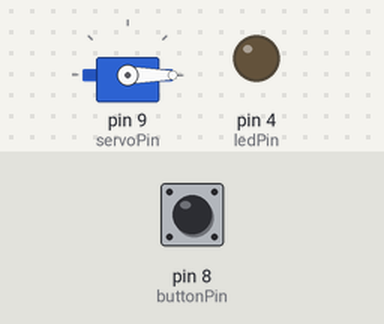
A sketch run on a simulated Arduino Pro Mini, built for the host (arithmetic inside an expression is 32-bit, double 64-bit). Shown: servo, output pins drawn as LEDs (lit = HIGH). The inputs (shaded band) are chosen by the test bench; at power-on: pin 8 (buttonPin) LOW. The local clock reads 2024-03-15 10:24:30 at power-on unless the sketch sets it; EEPROM starts erased; what the sketch prints to the serial monitor is not drawn.

Above: at 5.8 s.
5.9 s: pin 8 (buttonPin) pulled HIGH for 0.15 s
At 8.8 s:
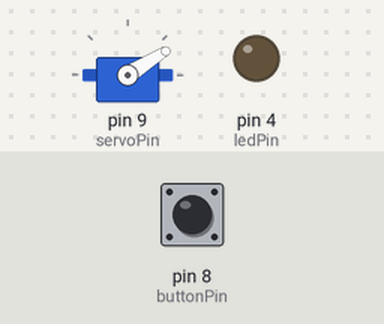
9.0 s: pin 8 (buttonPin) pulled HIGH for 0.15 s
At 10.15 s:
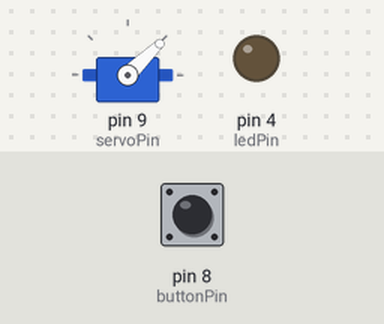
At 12.2 s:
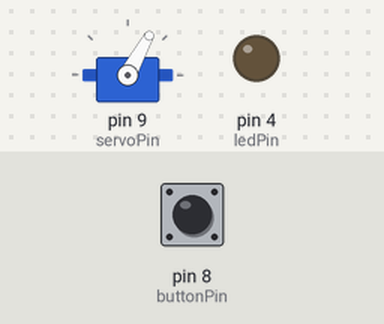
Timing chart, 0 to 31.0 s (numbered marks = the images above; inputs shaded):
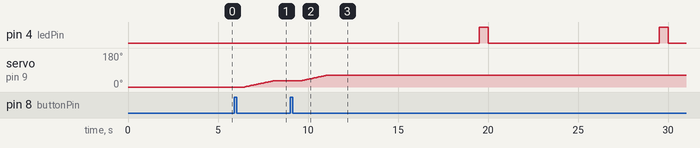

Measured:
- after the input at 5.9 s, servo on pin 9 (servoPin): moves from 0° to 32° over 1.6 s, starting after 0.58 s
- after the input at 9.0 s, servo on pin 9 (servoPin): moves from 32° to 61° over 1.4 s, starting after 0.58 s
- by itself, pin 4 (ledPin): alternates HIGH for 0.50 s and LOW for 9.5 s

The sketch:

cats_feeder.ino
```cpp
#include <Servo.h>
#include <EEPROM.h>
#include <iarduino_RTC.h>
#include <Wire.h>

// ARDUINO PRO MINI !!!

Servo myservo;  // create servo object to control a servo

int servoPin = 9;
int buttonPin = 8;
int ledPin = 4;

unsigned long servoMls;
unsigned long servoTime = 5000;
unsigned long setTime = 0;

int anglesPlus [5] = {0, 32, 61, 92, 124};
int anglesMinus [5] = {0, 27, 56, 88, 124};
int fixPlus = 1;
int fixMinus = -3;
String feedTimes[]={"08:00", "13:00", "18:00", "23:00"};
bool skipNext = false;

const bool debug = true;

struct ServoInfo {
  int pos; // 0 - 4
  int dir; // -1, 1
  int posStart; // 0 - 4
  int count; // 0 - 4
};

ServoInfo info;

iarduino_RTC time(RTC_DS1302, 5, 7, 6);  // RST, CLK, DAT

void setup() {
  time.begin();

  if (debug) {
    Serial.begin(9600);
    Serial.println("Start");
    Serial.println(time.gettime("H:i"));
  }

  // time.settime(0, 26, 17, 9, 03, 2019, 6);

  EEPROM.get(0, info);
  if (info.pos > 4 || info.pos < 0 || info.dir != 1 && info.dir != -1) {
    info.pos = 0;
    info.dir = 1;
    info.posStart = 0;
    info.count = 0;
    EEPROM.put(0, info);
    if (debug) {
      Serial.println("Init servo variable");
    }
  } else if (debug) {
    Serial.println("Servo variables:");
    Serial.print("Angle num:");
    Serial.println(String(info.pos));
    Serial.print("Direction:");
    Serial.println(String(info.dir));
    Serial.print("Start position:");
    Serial.println(String(info.posStart));
    Serial.print("Count:");
    Serial.println(String(info.count));
  }

  pinMode(ledPin, OUTPUT);
  digitalWrite(ledPin, info.count == 4 ? HIGH : LOW);

  pinMode(buttonPin, INPUT);
  myservo.attach(servoPin);
  myservo.write(info.dir > 0 ? anglesPlus[info.pos] : anglesMinus[info.pos]);
  servoMls = millis() + 1;
}

void putFeed() {
  if (debug) {
    Serial.println("Put feed");
  }
  info.posStart = info.pos;
  info.count = 0;
  EEPROM.put(0, info);
  digitalWrite(ledPin, LOW);
  skipNext = false;
  delay(5000);
}

void eatTime() {
  if (debug) {
    Serial.println("Eat time");
  }

  if (info.count >= 4) {
    if (debug) {
      Serial.println("No food");
    }
    return;
  }
  info.count += 1;

  int pos = info.pos;
  while (true) {
    pos += info.dir;
    if (pos > 4 || pos < 0) {
      info.dir = - info.dir;
      pos = info.posStart;
    } else {
      break;
    }
  }

  if (info.count == 4) {
    digitalWrite(ledPin, HIGH);
  }

  rotate(pos);
}

void rotate(int pos) {
  int angleCur = info.dir > 0 ? anglesPlus[info.pos] : anglesMinus[info.pos];
  int angleTo = info.dir > 0 ? anglesPlus[pos] : anglesMinus[pos];

  if (debug) {
    Serial.print("Ratate from ");
    Serial.print(String(info.pos));
    Serial.print(" to ");
    Serial.println(String(pos));
  }

  info.pos = pos;
  EEPROM.put(0, info);

  int inc = 0;
  if (angleCur > angleTo) {
    inc = -1;
  } else if (angleCur < angleTo) {
    inc = 1;
  } else {
    return;
  }

  if (debug) {
    Serial.print("Step is ");
    Serial.println(String(inc));
  }

  myservo.attach(servoPin);
  for (int i = angleCur; i != angleTo; i += inc) {
    if (debug) {
      Serial.print(String(i));
      Serial.print(' ');
    }
    myservo.write(i);
    delay(50);
  };
  myservo.write(angleTo);
  if (debug) {
    Serial.println(String(angleTo));
  }
  servoMls = millis();
}

void loop() {
  unsigned long cur = millis();

  if (servoMls > 0) {
    // Servo started
    if (cur > servoTime && cur < servoTime * 2 ||  cur > servoMls + servoTime) {
      servoMls = 0;
      myservo.detach();
    }
    return;
  }

  if (digitalRead(buttonPin) == HIGH) {
    delay(30);
    if (digitalRead(buttonPin) == HIGH) {
      // Real button press
      delay(500);
      if (digitalRead(buttonPin) == HIGH) {
        // Long press
        putFeed();
      } else {
        // Short press
        eatTime();
        skipNext = true;
      }
    }
  }

  if (cur % 60000 < 10) {
    // Вдруг будет пропуск тиков из-за чего-то
    String curTime = time.gettime("H:i");
    Serial.println(curTime);

    for (int i = 0; i < 5; i += 1) {
      if (feedTimes[i] == curTime) {
        if (skipNext) {
          skipNext = false;
          // Мог застрять на проблестковости, что идет пропуск и остаться гореть
          digitalWrite(ledPin, info.count == 4 ? HIGH : LOW);
          if (debug) {
            Serial.println("Skip eat");
          }
        } else {
          eatTime();
        }
        break;
      }
    }

    if (curTime == '00:00') {
      for (int i = 0; i < 5; i += 1) {
        digitalWrite(ledPin, HIGH);
        delay(500);
        digitalWrite(ledPin, LOW);
        delay(500);
      }
    }
    // Обождать, чтоб таймер опять не сработал
    delay(10);
  }

  if (info.count != 4) {
    if ((cur + 500) % 10000 < 10 && skipNext) {
      digitalWrite(ledPin, HIGH);
    }
    if (cur % 10000 < 10 && skipNext) {
      digitalWrite(ledPin, LOW);
    }
  }
}
```
